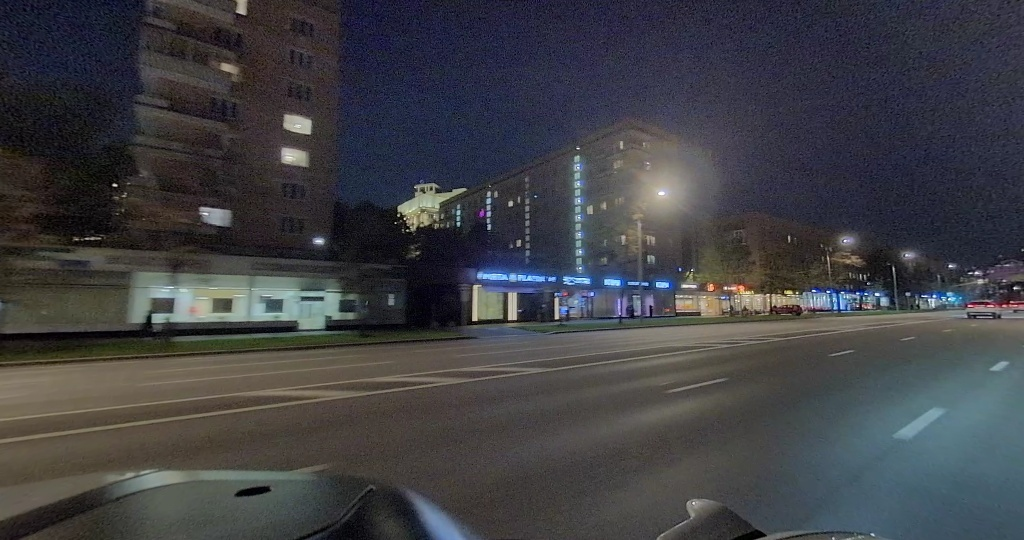
#> input picture dataset_sample/samples/2025-10-01_18_29_52_19_31_28_kynde_1759339701900197000__000/input/t1/left_fwd.jpg, 1024 x 540 px, found by its file name
$ python testdeltadif.py
#> lines starting #> are read from the running program, lines starting #| are printed output that depends on the picture; after the words box and inside, x2 and y2 are one past the last pixel; in counts of white or black regions, pixels touching at a corner belong together
import cv2
import numpy as np
import os
import matplotlib.pyplot as plt
from matplotlib.gridspec import GridSpec

# ================= НАСТРОЙКИ =================
base_path = "/Users/adel/Documents/Claude/Projects/Интерполяция фото/final_dataset_v5_participants_small/train"
sample_id = "2025-10-04_15_57_04_16_44_38_luka_1759586458800193000__000"
camera_name = "left_fwd"

# Пороги для агрессивной стратегии
flow_thresh = 5.0       # пиксели
comp_error_thresh = 20   # яркость (0..255)
blur_sigma_fallback = 4.0
# =============================================

t0_path = os.path.join(base_path, sample_id, "input", "t0", f"{camera_name}.jpg")
t1_path = os.path.join(base_path, sample_id, "input", "t1", f"{camera_name}.jpg")
gt_path = os.path.join(base_path, sample_id, "target", f"{camera_name}.jpg")

img_t0 = cv2.imread(t0_path)
#> img_t0 is the input picture: shape (540, 1024, 3); mean B, G, R 68.6, 64.3, 63.7
img_t1 = cv2.imread(t1_path)
img_gt = cv2.imread(gt_path)

if any(x is None for x in [img_t0, img_t1, img_gt]):
    raise FileNotFoundError("Ошибка загрузки изображений")

h, w = img_t0.shape[:2]
#> h = 540; w = 1024

# Grayscale для методов потока
gray0 = cv2.cvtColor(img_t0, cv2.COLOR_BGR2GRAY)
gray1 = cv2.cvtColor(img_t1, cv2.COLOR_BGR2GRAY)

# ---------- Вспомогательные функции ----------
def psnr(a, b):
    mse = np.mean((a.astype(np.float64) - b.astype(np.float64))**2)
    return 20 * np.log10(255.0 / np.sqrt(mse)) if mse > 0 else float('inf')

def score(p):
    return max(0.0, min(100.0, (p - 10) / 20.0 * 100))

# Функция warp'а по потоку (смещение на -flow/2)
def warp_half(img, flow):
    flow_x = flow[..., 0]
    flow_y = flow[..., 1]
    y, x = np.mgrid[0:h, 0:w].astype(np.float32)
    map_x = x - flow_x / 2.0
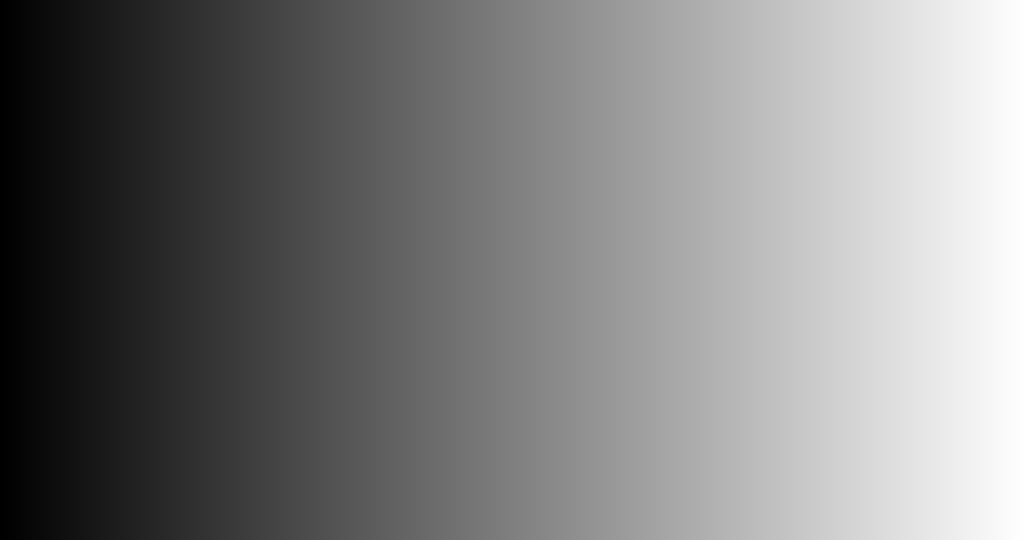
#> map_x: shape (540, 1024) float32; min -0.112, max 1023, mean 511.5; drawn with min black and max white
    map_y = y - flow_y / 2.0
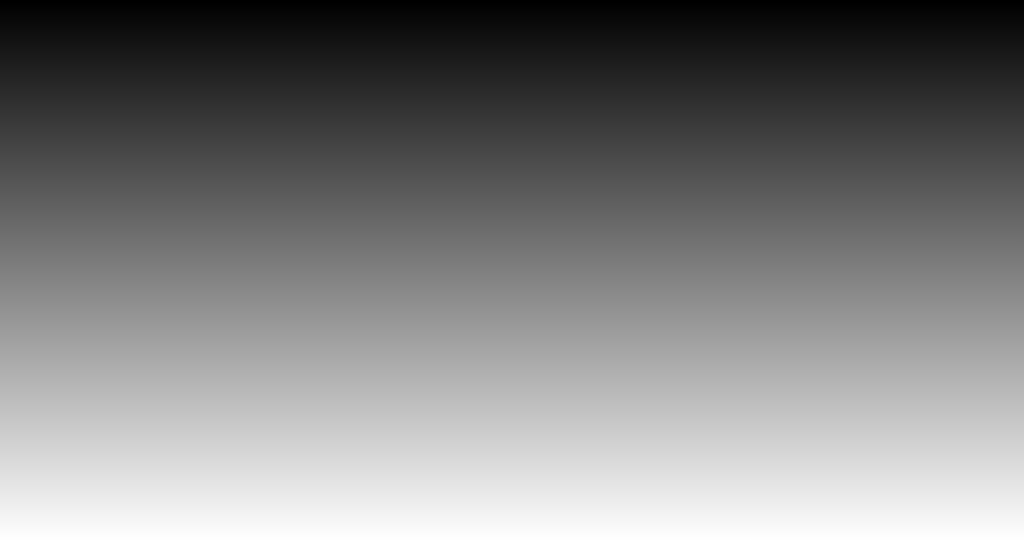
#> map_y: shape (540, 1024) float32; min -0.00862, max 539.1, mean 269.5; drawn with min black and max white
    return cv2.remap(img, map_x, map_y, interpolation=cv2.INTER_LINEAR,
                     borderMode=cv2.BORDER_REPLICATE)

# Оценка ошибки компенсации (warp t1 на полный поток к t0)
def compensation_error(flow):
    flow_x = flow[..., 0]
    flow_y = flow[..., 1]
    y, x = np.mgrid[0:h, 0:w].astype(np.float32)
    map_x_full = x - flow_x
    map_y_full = y - flow_y
    warped = cv2.remap(img_t1, map_x_full, map_y_full,
                       interpolation=cv2.INTER_LINEAR,
                       borderMode=cv2.BORDER_REPLICATE)
    return np.mean(np.abs(img_t0.astype(np.float32) - warped.astype(np.float32)), axis=2)
#> returned value: shape (540, 1024) float32

# ================== Метод 1: Farneback (классический) ==================
flow_farn = cv2.calcOpticalFlowFarneback(
    gray1, gray0, None, pyr_scale=0.5, levels=3, winsize=15,
    iterations=3, poly_n=5, poly_sigma=1.2, flags=0)
pred_farn = warp_half(img_t1, flow_farn)

# ================== Метод 2: Farneback + агрессивное подавление ==================
flow_mag = np.sqrt(flow_farn[..., 0]**2 + flow_farn[..., 1]**2)
comp_err_farn = compensation_error(flow_farn)
bad_mask = (flow_mag > flow_thresh) | (comp_err_farn > comp_error_thresh)
#> bad_mask: shape (540, 1024) bool; every value is 0
pred_farn_agg = pred_farn.copy()
blurred_t1_strong = cv2.GaussianBlur(img_t1, (0, 0), sigmaX=blur_sigma_fallback, sigmaY=blur_sigma_fallback)
pred_farn_agg[bad_mask] = blurred_t1_strong[bad_mask]

# ================== Метод 3: DIS (Dense Inverse Search) ==================
try:
    # Проверим, доступен ли DIS (требует opencv-contrib)
    dis = cv2.DISOpticalFlow.create(cv2.DISOPTICAL_FLOW_PRESET_MEDIUM)
    flow_dis = dis.calc(gray1, gray0, None)
    pred_dis = warp_half(img_t1, flow_dis)
#> in warp_half (call 2), `flow_x = flow[..., 0]`: flow_x: shape (540, 1024) float32; every value is 0
except AttributeError:
    print("DIS optical flow не найден в вашей сборке OpenCV. Будет использован Farneback.")
    flow_dis = flow_farn
    pred_dis = pred_farn

# ================== Метод 4: Фазовая корреляция по блокам ==================
block_size = 32
pred_phase = np.zeros_like(img_t1, dtype=np.float64)  # float64 для точности
count_map = np.zeros((h, w), dtype=np.float64)

for y0 in range(0, h - block_size + 1, block_size):
    for x0 in range(0, w - block_size + 1, block_size):
        block0 = gray0[y0:y0+block_size, x0:x0+block_size].astype(np.float32)
        block1 = gray1[y0:y0+block_size, x0:x0+block_size].astype(np.float32)
        try:
            shift, _ = cv2.phaseCorrelate(block0, block1)
        except:
            shift = (0.0, 0.0)
        dx, dy = -shift[0]/2.0, -shift[1]/2.0
        M = np.float32([[1, 0, dx], [0, 1, dy]])
        patch_warped = cv2.warpAffine(img_t1[y0:y0+block_size, x0:x0+block_size],
                                      M, (block_size, block_size),
                                      flags=cv2.INTER_LINEAR,
                                      borderMode=cv2.BORDER_REPLICATE)
        pred_phase[y0:y0+block_size, x0:x0+block_size] += patch_warped.astype(np.float64)
        count_map[y0:y0+block_size, x0:x0+block_size] += 1.0
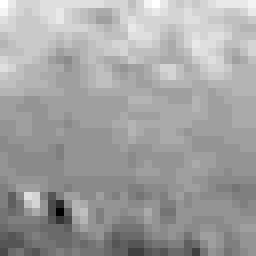
#> block0: shape (32, 32) float32 (shown 8 times larger); min 71, max 95, mean 86.3; drawn with min black and max white
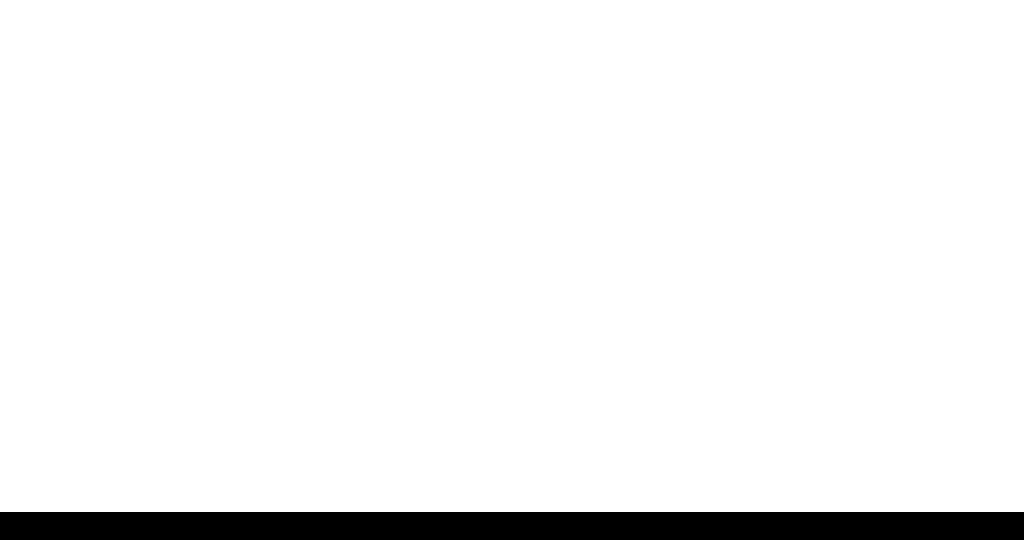
#> count_map: shape (540, 1024) float64; values 0 (black) and 1 (white), 94.8% white; 1 black region, box (x1, y1, x2, y2) and area: (0, 512, 1024, 540) 28672
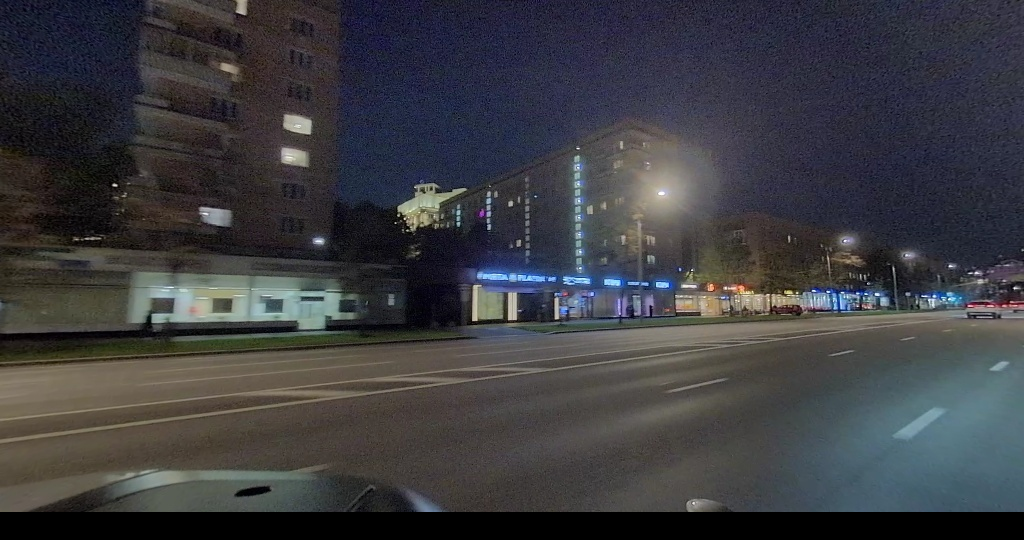
#> pred_phase: shape (540, 1024, 3) float64; mean B, G, R 65, 60.9, 60.5

# Усреднение с учётом трёх каналов
count_map_3ch = np.repeat(count_map[:, :, np.newaxis], 3, axis=2)
pred_phase = (pred_phase / count_map_3ch).astype(np.uint8)

# ================== Базовые варианты ==================
pred_raw = img_t1
pred_blur_global = cv2.GaussianBlur(img_t1, (0, 0), sigmaX=2.0, sigmaY=2.0)

# ================== Вычисление PSNR и score ==================
methods = {
    "Raw t1": pred_raw,
    "Global blur (2.0)": pred_blur_global,
    "Farneback half": pred_farn,
    "Farneback aggressive": pred_farn_agg,
    "DIS half": pred_dis,
    "Phase correlation blocks": pred_phase,
}

print("Метод                        PSNR (dB)   Score")
print("-" * 50)
for name, pred in methods.items():
    p = psnr(img_gt, pred)
    s = score(p)
    print(f"{name:30s} {p:8.2f}    {s:5.2f}")
#> this loop made 6 passes
#> (name, mse in psnr, p, s) on passes 1 to 6: ('Raw t1', 0, inf, 100), ('Global blur (2.0)', 87.84, 28.69, 93.47), ('Farneback half', 0.000169, 85.84, 100), ('Farneback aggressive', 0.000169, 85.84, 100), ('DIS half', 0, inf, 100), ('Phase correlation blocks', 254.4, 24.08, 70.38)
#| Raw t1                              inf    100.00
#| Global blur (2.0)                 28.69    93.47
#| Farneback half                    85.84    100.00
#| Farneback aggressive              85.84    100.00
#| DIS half                            inf    100.00
#| Phase correlation blocks          24.08    70.38

# ================== Визуализация ==================
fig = plt.figure(figsize=(18, 12))
gs = GridSpec(3, 4, figure=fig)

# Первая строка: Ground Truth и лучшие предсказания
ax_gt = fig.add_subplot(gs[0, 0])
ax_gt.imshow(cv2.cvtColor(img_gt, cv2.COLOR_BGR2RGB))
ax_gt.set_title("Ground Truth")
ax_gt.axis('off')

# Выберем три лучших по PSNR для показа (можно просто показать все)
sorted_methods = sorted(methods.items(), key=lambda x: psnr(img_gt, x[1]), reverse=True)
#> sorted_methods = 6 items
for i, (name, pred) in enumerate(sorted_methods[:3]):
    ax = fig.add_subplot(gs[0, i+1])
    ax.imshow(cv2.cvtColor(pred, cv2.COLOR_BGR2RGB))
    ax.set_title(f"{name}\nPSNR={psnr(img_gt, pred):.2f}")
    ax.axis('off')
#> this loop made 3 passes
#> (name, mse in psnr) on passes 1 to 3: ('Raw t1', 0), ('DIS half', 0), ('Farneback half', 0.000169)

# Вторая строка: карты ошибок для трёх лучших
for i, (name, pred) in enumerate(sorted_methods[:3]):
    ax = fig.add_subplot(gs[1, i])
    err = np.mean(np.abs(pred.astype(np.float64) - img_gt.astype(np.float64)), axis=2)
    im = ax.imshow(err, cmap='hot', vmin=0, vmax=np.percentile(err, 95))
    ax.set_title(f"Error: {name}")
    ax.axis('off')
    plt.colorbar(im, ax=ax, fraction=0.046, pad=0.04)
#> this loop made 3 passes
#> name on passes 1 to 3: 'Raw t1', 'DIS half', 'Farneback half'

# Третья строка: карты смещения и маски
ax_flow = fig.add_subplot(gs[2, 0])
ax_flow.imshow(flow_mag, cmap='plasma', vmin=0, vmax=np.percentile(flow_mag, 95))
ax_flow.set_title("Flow magnitude (Farneback)")
ax_flow.axis('off')
plt.colorbar(ax_flow.imshow(flow_mag, cmap='plasma', vmin=0, vmax=np.percentile(flow_mag, 95)), ax=ax_flow, fraction=0.046, pad=0.04)

ax_bad = fig.add_subplot(gs[2, 1])
ax_bad.imshow(bad_mask, cmap='gray')
ax_bad.set_title(f"Aggressive mask (flow>{flow_thresh} or err>{comp_error_thresh})")
ax_bad.axis('off')

# Сравнение ошибок: Farneback aggressive vs raw
ax_delta = fig.add_subplot(gs[2, 2])
sq_raw = np.sum((pred_raw.astype(np.float64)-img_gt.astype(np.float64))**2, axis=2)
sq_agg = np.sum((pred_farn_agg.astype(np.float64)-img_gt.astype(np.float64))**2, axis=2)
delta = sq_agg - sq_raw
vmax = np.percentile(np.abs(delta), 95)
#> vmax = 0
im_delta = ax_delta.imshow(delta, cmap='RdBu_r', vmin=-vmax, vmax=vmax)
ax_delta.set_title("Δ Error (aggr. - raw)\nBlue=better")
ax_delta.axis('off')
plt.colorbar(im_delta, ax=ax_delta, fraction=0.046, pad=0.04)

ax_phase = fig.add_subplot(gs[2, 3])
err_phase = np.mean(np.abs(pred_phase.astype(np.float64)-img_gt.astype(np.float64)), axis=2)
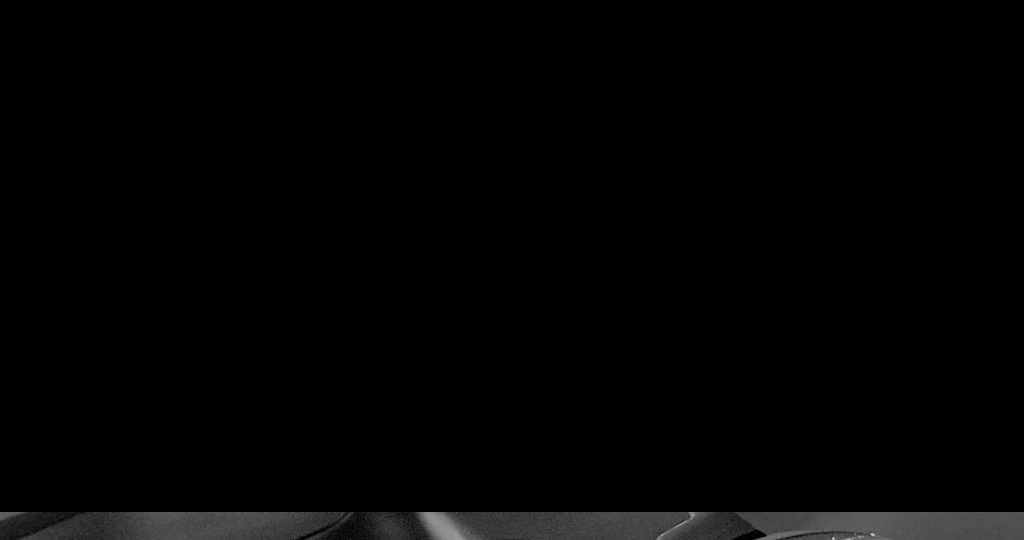
#> err_phase: shape (540, 1024) float64; min 0, max 211.7, mean 3.4
im_phase = ax_phase.imshow(err_phase, cmap='hot', vmin=0, vmax=np.percentile(err_phase, 95))
ax_phase.set_title("Error: Phase corr.")
ax_phase.axis('off')
plt.colorbar(im_phase, ax=ax_phase, fraction=0.046, pad=0.04)

plt.tight_layout()
plt.show()
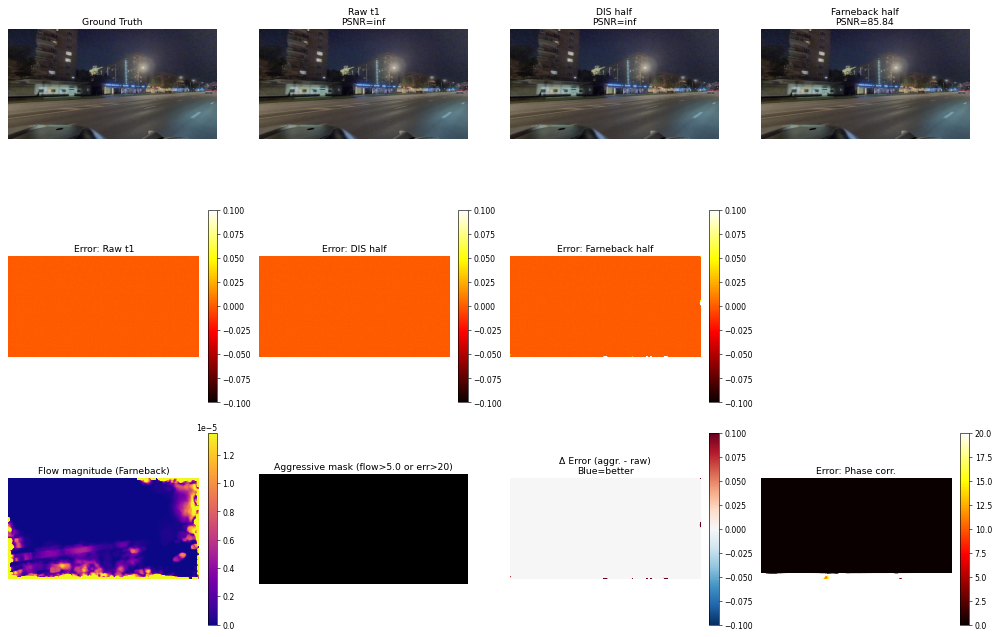
#> figure drawn by matplotlib, 17 panels
